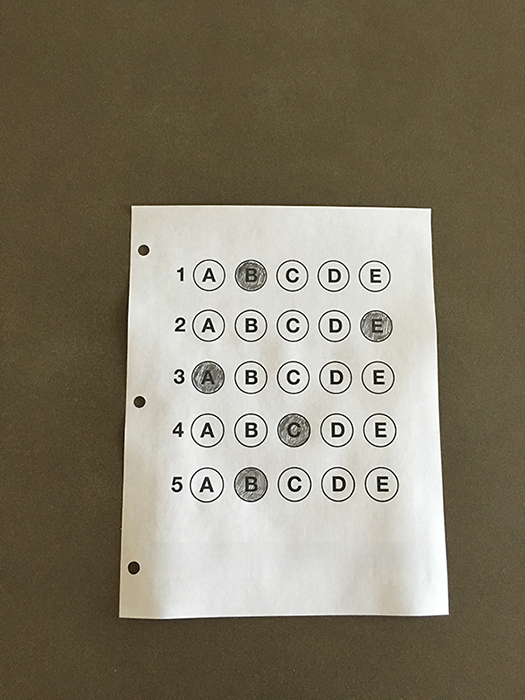
#> input picture examenes_sin_calificar/test_01.png, 525 x 700 px
$ python -i calificador_automatico.py   (imports and definitions only)
#> lines starting #> are read from the running program, lines starting #| are printed output that depends on the picture; after the words box and inside, x2 and y2 are one past the last pixel; in counts of white or black regions, pixels touching at a corner belong together
import os
import cv2
import numpy as np
import json
from imutils.perspective import four_point_transform
from imutils import contours

class CalificadorAutomatico:
    """Clase para calificar exámenes automáticamente mediante procesamiento de imágenes"""

    def __init__(self, modo_depuracion=False):
        self.clave_respuestas = {}
        self.num_preguntas = 0
        self.num_opciones = 5  # Por defecto, 5 opciones (A-E)
        self.modo_depuracion = modo_depuracion
        self.umbral_relleno_minimo = 500  # Mínimo de píxeles para considerar una burbuja marcada
        self.umbral_ratio_relleno = 0.3   # Mínimo ratio de relleno (área marcada / área total)

    # [33 lines left out: function cargar_clave_desde_json, not called in this run]

    def mostrar_imagen(self, titulo, imagen, escala=0.7):
        """Muestra una imagen en una ventana OpenCV (solo en modo depuración)"""
        if self.modo_depuracion:
            h, w = imagen.shape[:2]
            nueva_w = int(w * escala)
            nueva_h = int(h * escala)
            imagen_redimensionada = cv2.resize(imagen, (nueva_w, nueva_h))
            cv2.imshow(titulo, imagen_redimensionada)
            cv2.waitKey(1)

    # [164 lines left out: functions detectar_circulos_hough, mejorar_deteccion_burbujas, analizar_relleno_burbuja, filtrar_burbujas_validas, es_burbuja_valida, detectar_burbujas_marcadas and 1 more, not called in this run]

    def procesar_hoja_respuestas(self, ruta_imagen):
        """
        Procesa una imagen de hoja de respuestas y la califica automáticamente
        """
#> called with ruta_imagen = 'examenes_sin_calificar/test_01.png'
        try:
            # Cargar imagen
            imagen = cv2.imread(ruta_imagen)
#> imagen is the input picture: shape (700, 525, 3); mean B, G, R 105.1, 123.6, 131.1
            if imagen is None:
                return 0, None, [], "No se pudo cargar la imagen"

            # Mostrar imagen original
            self.mostrar_imagen("1. Imagen Original", imagen)

            # Preprocesamiento mejorado
            gris = cv2.cvtColor(imagen, cv2.COLOR_BGR2GRAY)
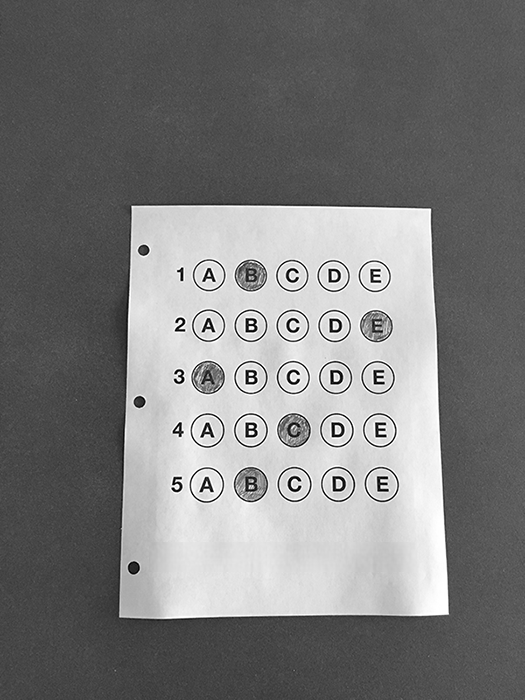
#> gris: shape (700, 525); min 0, max 255, mean 123.7
            self.mostrar_imagen("2. Escala de Grises", gris)

            # Mejorar contraste
            gris_ecualizado = cv2.equalizeHist(gris)
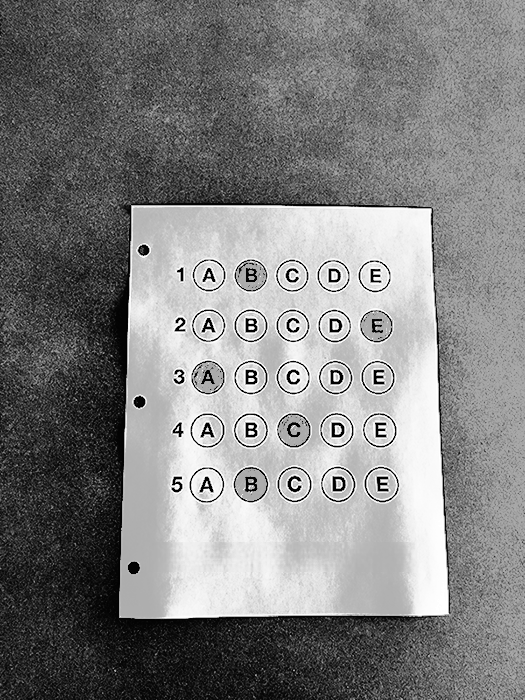
#> gris_ecualizado: shape (700, 525); min 0, max 255, mean 129.3
            self.mostrar_imagen("3. Ecualizado", gris_ecualizado)

            desenfocada = cv2.GaussianBlur(gris_ecualizado, (5, 5), 0)
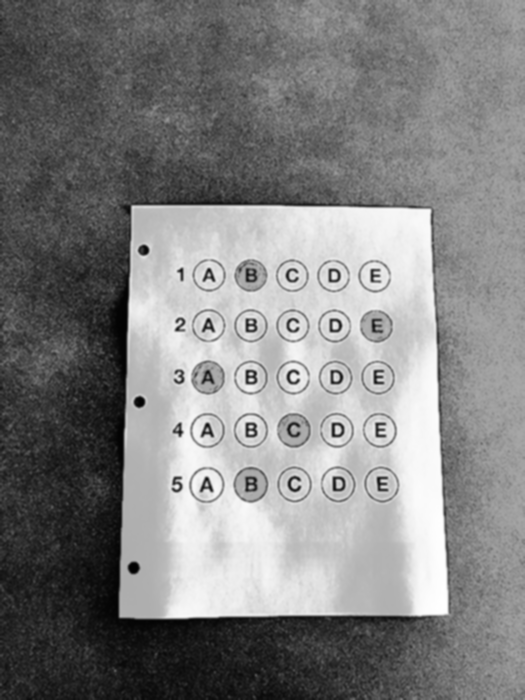
#> desenfocada: shape (700, 525); min 2, max 255, mean 129.3
            self.mostrar_imagen("4. Desenfoque Gaussiano", desenfocada)

            bordes = cv2.Canny(desenfocada, 50, 150)
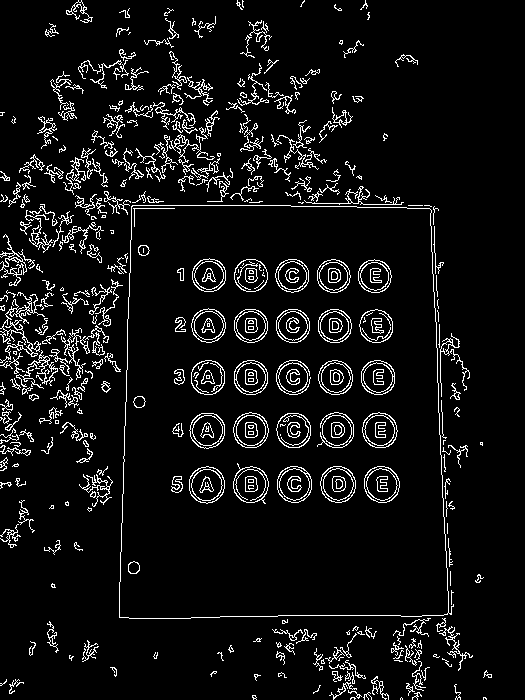
#> bordes: shape (700, 525); 6.9% white in thin lines or dots
            self.mostrar_imagen("5. Detección de Bordes (Canny)", bordes)

            # Detectar contornos
            contornos, _ = cv2.findContours(bordes.copy(), cv2.RETR_EXTERNAL, cv2.CHAIN_APPROX_SIMPLE)
#> contornos = 298 contours, 200 with area under 20; largest, box (x1, y1, x2, y2) and area: (119, 205, 454, 619) 128780, (0, 292, 45, 363) 292, (16, 350, 58, 389) 247, (169, 127, 215, 175) 226, (0, 234, 27, 286) 138

            # Buscar contorno del documento
            contorno_documento = None
            for c in contornos:
                perimetro = cv2.arcLength(c, True)
                aprox = cv2.approxPolyDP(c, 0.02 * perimetro, True)
                if len(aprox) == 4:
                    area = cv2.contourArea(c)
                    # Verificar que sea lo suficientemente grande
                    if area > (imagen.shape[0] * imagen.shape[1] * 0.5):
                        contorno_documento = aprox
                        break
#> this loop made 298 passes
#> (perimetro, area) on pass 174: (1491, 128780.5)
#> perimetro on passes 1 to 6: 11.66, 9.66, 14.49, 16.49, 45.46, 51.11

            if contorno_documento is None:
                return 0, None, [], "No se detectó correctamente la hoja del examen"

            # Transformar perspectiva
            hoja_color = four_point_transform(imagen, contorno_documento.reshape(4, 2))
            hoja_gris = four_point_transform(gris, contorno_documento.reshape(4, 2))

            self.mostrar_imagen("6. Vista Frontal (Color)", hoja_color)
            self.mostrar_imagen("7. Vista Frontal (Grises)", hoja_gris)

            # Umbralización adaptativa para mejor detección
            umbral_adaptativo = cv2.adaptiveThreshold(
                hoja_gris, 255, cv2.ADAPTIVE_THRESH_GAUSSIAN_C,
                cv2.THRESH_BINARY_INV, 11, 2
            )
            self.mostrar_imagen("8. Umbralización Adaptativa", umbral_adaptativo)

            # Mejorar detección de burbujas
            umbral_mejorado = self.mejorar_deteccion_burbujas(umbral_adaptativo)
            self.mostrar_imagen("9. Umbral Mejorado", umbral_mejorado)

            # Detectar contornos en la imagen mejorada
            contornos_burbujas, _ = cv2.findContours(
                umbral_mejorado.copy(), cv2.RETR_EXTERNAL, cv2.CHAIN_APPROX_SIMPLE
            )

            # Filtrar burbujas válidas
            h, w = umbral_mejorado.shape
            burbujas_validas, metricas = self.filtrar_burbujas_validas(
                contornos_burbujas, umbral_mejorado, w, h
            )

            # Mostrar burbujas detectadas
            imagen_burbujas = hoja_color.copy()
            for i, burbuja in enumerate(burbujas_validas):
                (x, y, w, h) = cv2.boundingRect(burbuja)
                cv2.rectangle(imagen_burbujas, (x, y), (x+w, y+h), (0, 255, 0), 2)
                cv2.putText(imagen_burbujas, str(i+1), (x, y-5),
                           cv2.FONT_HERSHEY_SIMPLEX, 0.4, (0, 255, 0), 1)

            self.mostrar_imagen("10. Burbujas Detectadas", imagen_burbujas)

            # Organizar burbujas por preguntas
            preguntas_burbujas = self.organizar_burbujas_por_preguntas(
                burbujas_validas, self.num_preguntas, self.num_opciones
            )

            # Procesar cada pregunta
            correctas = 0
            resultados_detallados = []
            imagen_resultado = hoja_color.copy()

            for pregunta_idx, burbujas_pregunta in enumerate(preguntas_burbujas):
                if None in burbujas_pregunta:
                    # Pregunta incompleta
                    resultados_detallados.append({
                        'pregunta': pregunta_idx + 1,
                        'seleccionada': None,
                        'correcta': self.clave_respuestas.get(pregunta_idx, -1),
                        'es_correcta': False,
                        'confianza': 0,
                        'letra_seleccionada': 'N/A',
                        'letra_correcta': chr(65 + self.clave_respuestas.get(pregunta_idx, -1))
                                       if self.clave_respuestas.get(pregunta_idx, -1) >= 0 else 'N/A',
                        'error': 'Burbujas incompletas'
                    })
                    continue

                # Detectar burbuja marcada en esta pregunta
                burbujas_marcadas, confianzas = self.detectar_burbujas_marcadas(
                    burbujas_pregunta, umbral_mejorado
                )

                # Encontrar la burbuja con mayor confianza de estar marcada
                seleccionada = None
                max_confianza = 0

                for opcion_idx, (marcada, confianza) in enumerate(zip(burbujas_marcadas, confianzas)):
                    if marcada and confianza > max_confianza:
                        max_confianza = confianza
                        seleccionada = opcion_idx

                # Obtener respuesta correcta
                respuesta_correcta = self.clave_respuestas.get(pregunta_idx, -1)
                if isinstance(respuesta_correcta, str) and respuesta_correcta.isalpha():
                    respuesta_correcta = ord(respuesta_correcta.upper()) - 65

                # Determinar si es correcta
                es_correcta = (respuesta_correcta == seleccionada) if seleccionada is not None else False

                if es_correcta:
                    correctas += 1
                    color = (0, 255, 0)  # Verde
                else:
                    color = (0, 0, 255)  # Rojo

                # Guardar resultado detallado
                resultados_detallados.append({
                    'pregunta': pregunta_idx + 1,
                    'seleccionada': seleccionada,
                    'correcta': respuesta_correcta,
                    'es_correcta': es_correcta,
                    'confianza': max_confianza,
                    'letra_seleccionada': chr(65 + seleccionada) if seleccionada is not None else 'N/A',
                    'letra_correcta': chr(65 + respuesta_correcta) if respuesta_correcta >= 0 else 'N/A'
                })

                # Dibujar en imagen de resultado
                if seleccionada is not None:
                    cv2.drawContours(imagen_resultado, [burbujas_pregunta[seleccionada]], -1, color, 3)

                    # Marcar respuesta correcta si es incorrecta
                    if not es_correcta and 0 <= respuesta_correcta < len(burbujas_pregunta):
                        cv2.drawContours(imagen_resultado, [burbujas_pregunta[respuesta_correcta]], -1, (255, 255, 0), 2)

            # Mostrar imagen final
            self.mostrar_imagen("11. Resultado Final", imagen_resultado)

            # Calcular puntaje
            puntaje = (correctas / self.num_preguntas) * 100 if self.num_preguntas > 0 else 0

            if self.modo_depuracion:
                print("Presiona cualquier tecla en una ventana de OpenCV para continuar...")
                cv2.waitKey(0)
                cv2.destroyAllWindows()

            return puntaje, imagen_resultado, resultados_detallados, None

        except Exception as e:
            if self.modo_depuracion:
                cv2.waitKey(0)
                cv2.destroyAllWindows()
            return 0, None, [], f"Error en el procesamiento: {str(e)}"

    # Los métodos restantes (generar_reporte_calificacion, guardar_resultados) se mantienen igual
    # [100 lines left out: functions generar_reporte_calificacion, guardar_resultados, calificar_examen_rapido, generar_json_clave_desde_txt, not called in this run]

>>> result = CalificadorAutomatico().procesar_hoja_respuestas('examenes_sin_calificar/test_01.png')

$ run again, on examenes_sin_calificar/test_02.png
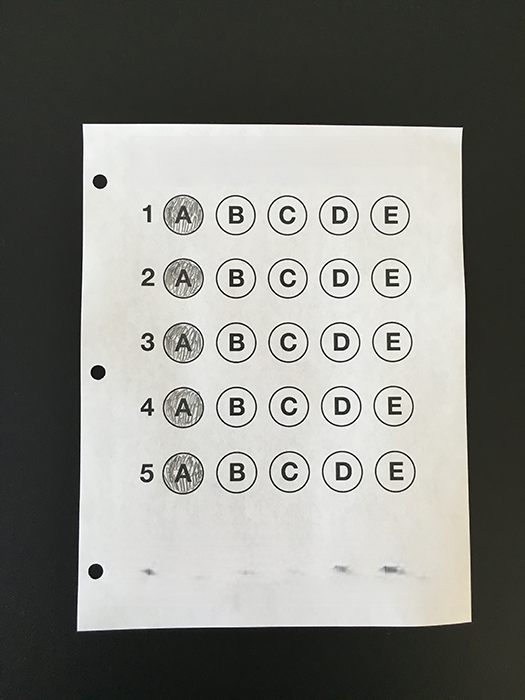
#> input picture examenes_sin_calificar/test_02.png, 525 x 700 px
#> in procesar_hoja_respuestas, imagen is the input picture: shape (700, 525, 3); mean B, G, R 127.5, 132.4, 131.9
#> in procesar_hoja_respuestas, `bordes = cv2.Canny(desenfocada, 50, 150)`:
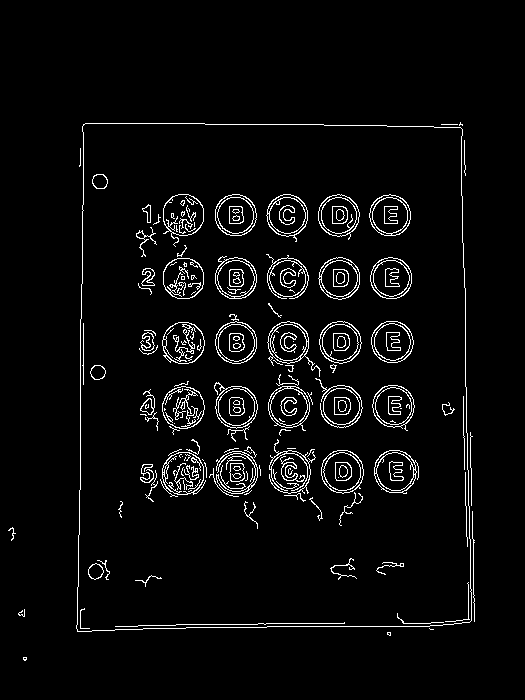
#> bordes: shape (700, 525); 4.1% white in thin lines or dots, all inside (x1, y1, x2, y2) = (8, 122, 475, 661)
#> contornos = 12 contours, 11 with area under 20; largest, box (x1, y1, x2, y2) and area: (76, 123, 472, 632) 193652
#> the loop in procesar_hoja_respuestas, `for c in contornos:` made 11 passes
#> (perimetro, area, contorno_documento) on pass 11: (1788.8, 193652.5, [[83, 124], [77, 631], [469, 622], [462, 129]])
#> umbral_adaptativo: shape (507, 392); 12% white in thin lines or dots
#> contornos_burbujas = 473 contours, 402 with area under 20; largest, box (x1, y1, x2, y2) and area: (82, 332, 124, 375) 1188, (81, 72, 123, 114) 1182, (82, 137, 123, 179) 1176, (82, 267, 124, 309) 1073, (82, 202, 123, 244) 1010
#> the loop in filtrar_burbujas_validas, `for c in contornos:` made 473 passes
#> after the loop in filtrar_burbujas_validas, `for c in contornos:`: burbujas_validas = 13 contours; largest, box (x1, y1, x2, y2) and area: (255, 213, 271, 232) 238, (254, 82, 270, 101) 237, (256, 344, 273, 363) 234, (256, 278, 272, 297) 234, (255, 148, 271, 166) 230; metricas_burbujas = 13 items
#> the loop in procesar_hoja_respuestas, `for i, burbuja in enumerate(burbujas_validas):` made 13 passes
#> (x, y, w, h) on passes 1 to 4: (10, 441, 15, 15), (256, 344, 17, 19), (150, 344, 15, 18), (256, 278, 16, 19)
#> after the loop in procesar_hoja_respuestas, `for i, burbuja in enumerate(burbujas_validas):`:
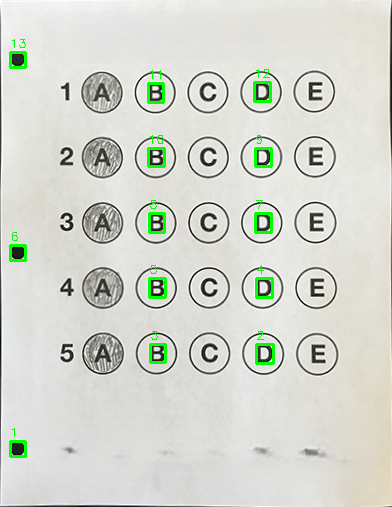
#> imagen_burbujas: shape (507, 392, 3); mean B, G, R 206.3, 215.2, 211.9
#| ⚠️ Advertencia: Se esperaban 0 burbujas, pero se encontraron 13

$ run again, on examenes_sin_calificar/test_03.png
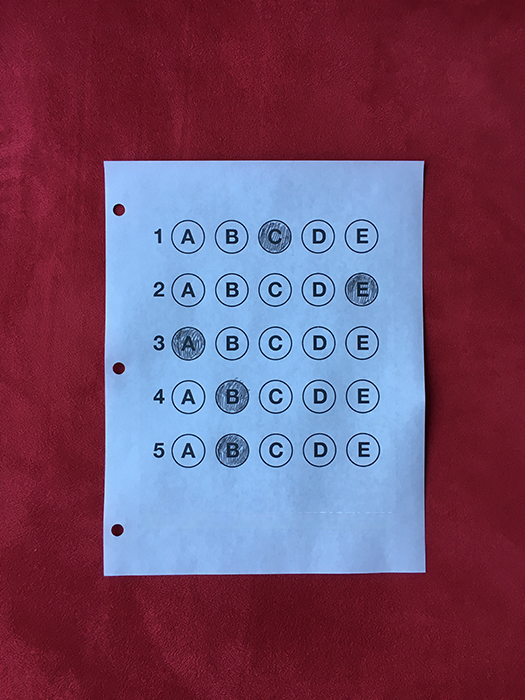
#> input picture examenes_sin_calificar/test_03.png, 525 x 700 px
#> in procesar_hoja_respuestas, imagen is the input picture: shape (700, 525, 3); mean B, G, R 105.3, 76.5, 115.2
#> in procesar_hoja_respuestas, `desenfocada = cv2.GaussianBlur(gris_ecualizado, (5, 5), 0)`:
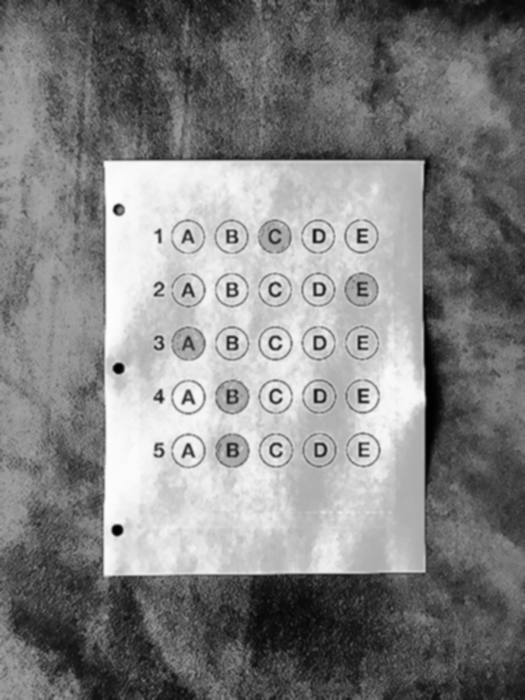
#> desenfocada: shape (700, 525); min 1, max 253, mean 130.1
#> in procesar_hoja_respuestas, `bordes = cv2.Canny(desenfocada, 50, 150)`:
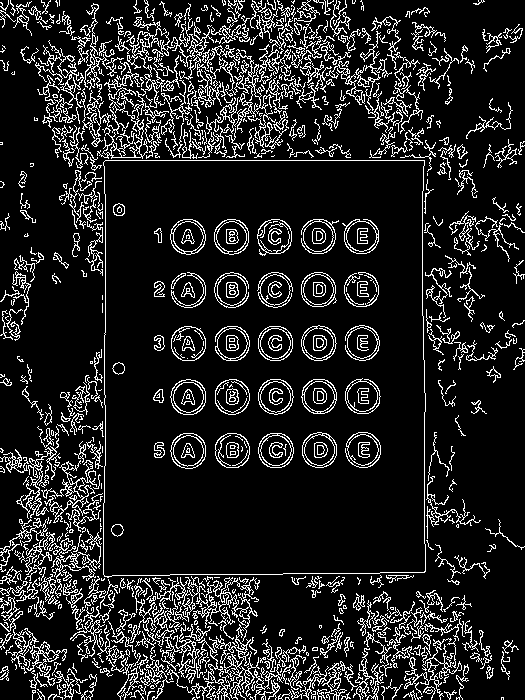
#> bordes: shape (700, 525); 13.3% white in thin lines or dots
#> contornos = 578 contours, 404 with area under 20; largest, box (x1, y1, x2, y2) and area: (103, 160, 426, 578) 131968, (202, 45, 276, 149) 817, (155, 576, 260, 642) 688, (127, 17, 180, 108) 494, (0, 611, 67, 686) 486
#> the loop in procesar_hoja_respuestas, `for c in contornos:` made 578 passes
#> (perimetro, area) on passes 122, 363, 441, 552: (874.9, 479), (1478.2, 131968.5), (1207.9, 443.5), (1401.2, 353)

$ run again, on examenes_sin_calificar/test_04.png
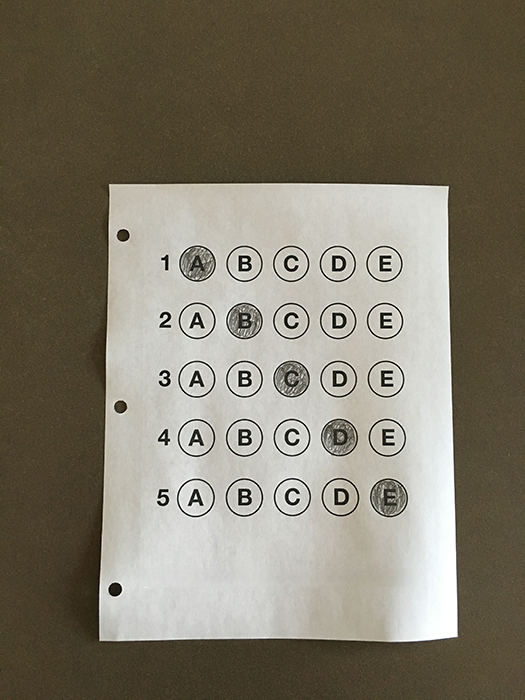
#> input picture examenes_sin_calificar/test_04.png, 525 x 700 px
#> in procesar_hoja_respuestas, imagen is the input picture: shape (700, 525, 3); mean B, G, R 105.8, 121.2, 127.4
#> in procesar_hoja_respuestas, `desenfocada = cv2.GaussianBlur(gris_ecualizado, (5, 5), 0)`:
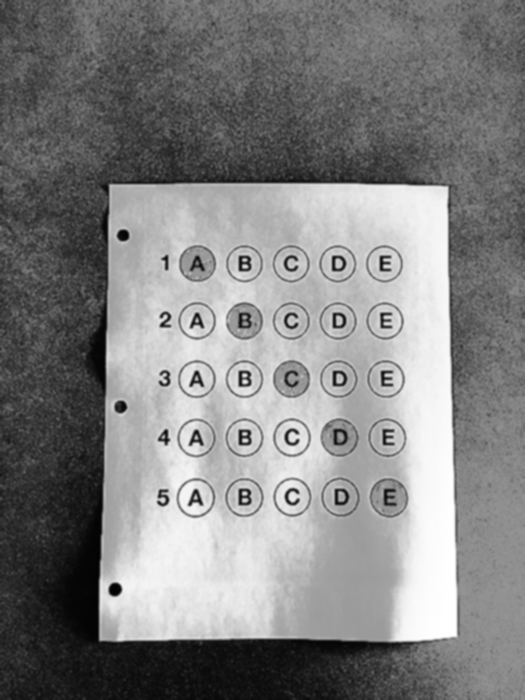
#> desenfocada: shape (700, 525); min 2, max 255, mean 129.3
#> in procesar_hoja_respuestas, `bordes = cv2.Canny(desenfocada, 50, 150)`:
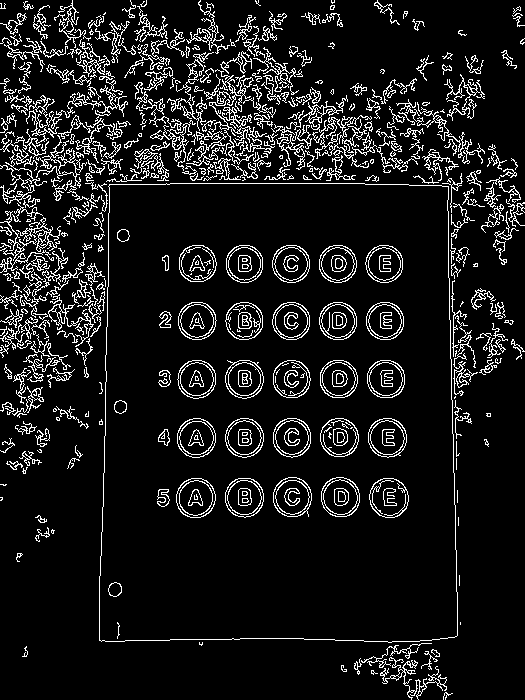
#> bordes: shape (700, 525); 9.8% white in thin lines or dots
#> contornos = 348 contours, 207 with area under 20; largest, box (x1, y1, x2, y2) and area: (99, 183, 458, 643) 158504, (209, 69, 275, 156) 512, (311, 115, 372, 153) 342, (286, 95, 348, 130) 304, (48, 297, 94, 347) 272
#> the loop in procesar_hoja_respuestas, `for c in contornos:` made 348 passes
#> (perimetro, area) on pass 140: (1622.7, 158504)
